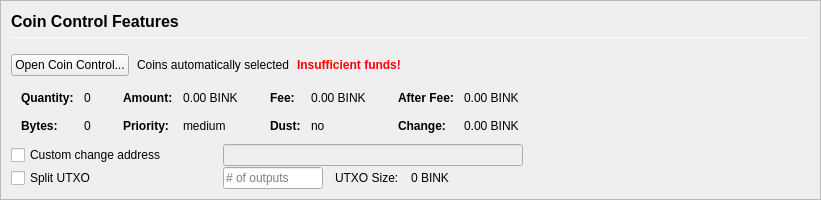
         <widget class="QFrame" name="frameCoinControl">
          <property name="sizePolicy">
           <sizepolicy hsizetype="Expanding" vsizetype="Expanding">
            <horstretch>0</horstretch>
            <verstretch>0</verstretch>
           </sizepolicy>
          </property>
          <property name="maximumSize">
           <size>
            <width>16777215</width>
            <height>16777215</height>
           </size>
          </property>
          <property name="frameShape">
           <enum>QFrame::StyledPanel</enum>
          </property>
          <property name="frameShadow">
           <enum>QFrame::Sunken</enum>
          </property>
          <layout class="QVBoxLayout" name="verticalLayoutCoinControl2">
           <property name="spacing">
            <number>0</number>
           </property>
           <property name="leftMargin">
            <number>0</number>
           </property>
           <property name="topMargin">
            <number>0</number>
           </property>
           <property name="rightMargin">
            <number>0</number>
           </property>
           <property name="bottomMargin">
            <number>0</number>
           </property>
           <item>
            <widget class="QFrame" name="frameCoinControl_BG">
             <layout class="QVBoxLayout" name="verticalLayoutCoinControl" stretch="0,0,0,0,0,0">
              <property name="spacing">
               <number>1</number>
              </property>
              <property name="leftMargin">
               <number>10</number>
              </property>
              <property name="topMargin">
               <number>10</number>
              </property>
              <item>
               <layout class="QHBoxLayout" name="horizontalLayoutCoinControl1">
                <property name="bottomMargin">
                 <number>15</number>
                </property>
                <item>
                 <layout class="QVBoxLayout" name="verticalLayout_3">
                  <property name="spacing">
                   <number>6</number>
                  </property>
                  <item>
                   <widget class="QLabel" name="labelCoinControlFeatures">
                    <property name="sizePolicy">
                     <sizepolicy hsizetype="Preferred" vsizetype="Maximum">
                      <horstretch>0</horstretch>
                      <verstretch>0</verstretch>
                     </sizepolicy>
                    </property>
                    <property name="minimumSize">
                     <size>
                      <width>0</width>
                      <height>20</height>
                     </size>
                    </property>
                    <property name="font">
                     <font>
                      <pointsize>12</pointsize>
                      <weight>75</weight>
                      <bold>true</bold>
                     </font>
                    </property>
                    <property name="styleSheet">
                     <string notr="true">font-weight:bold;</string>
                    </property>
                    <property name="text">
                     <string>Coin Control Features</string>
                    </property>
                   </widget>
                  </item>
                  <item>
                   <widget class="Line" name="line">
                    <property name="minimumSize">
                     <size>
                      <width>0</width>
                      <height>1</height>
                     </size>
                    </property>
                    <property name="maximumSize">
                     <size>
                      <width>16777215</width>
                      <height>1</height>
                     </size>
                    </property>
                    <property name="orientation">
                     <enum>Qt::Horizontal</enum>
                    </property>
                   </widget>
                  </item>
                 </layout>
                </item>
               </layout>
              </item>
              <item>
               <layout class="QHBoxLayout" name="horizontalLayoutCoinControl2" stretch="0,0,0,0">
                <property name="spacing">
                 <number>8</number>
                </property>
                <property name="bottomMargin">
                 <number>10</number>
                </property>
                <item>
                 <widget class="QPushButton" name="pushButtonCoinControl">
                  <property name="styleSheet">
                   <string notr="true"/>
                  </property>
                  <property name="text">
                   <string>Open Coin Control...</string>
                  </property>
                  <property name="autoDefault">
                   <bool>false</bool>
                  </property>
                 </widget>
                </item>
                <item>
                 <widget class="QLabel" name="labelCoinControlAutomaticallySelected">
                  <property name="text">
                   <string>Coins automatically selected</string>
                  </property>
                  <property name="margin">
                   <number>5</number>
                  </property>
                 </widget>
                </item>
                <item>
                 <widget class="QLabel" name="labelCoinControlInsuffFunds">
                  <property name="font">
                   <font>
                    <weight>75</weight>
                    <bold>true</bold>
                   </font>
                  </property>
                  <property name="styleSheet">
                   <string notr="true">color:red;font-weight:bold;</string>
                  </property>
                  <property name="text">
                   <string>Insufficient funds!</string>
                  </property>
                  <property name="margin">
                   <number>5</number>
                  </property>
                 </widget>
                </item>
                <item>
                 <spacer name="horizontalSpacerCoinControl">
                  <property name="orientation">
                   <enum>Qt::Horizontal</enum>
                  </property>
                  <property name="sizeHint" stdset="0">
                   <size>
                    <width>40</width>
                    <height>1</height>
                   </size>
                  </property>
                 </spacer>
                </item>
               </layout>
              </item>
              <item>
               <widget class="QWidget" name="widgetCoinControl" native="true">
                <property name="sizePolicy">
                 <sizepolicy hsizetype="Preferred" vsizetype="Preferred">
                  <horstretch>0</horstretch>
                  <verstretch>0</verstretch>
                 </sizepolicy>
                </property>
                <property name="minimumSize">
                 <size>
                  <width>0</width>
                  <height>0</height>
                 </size>
                </property>
                <property name="styleSheet">
                 <string notr="true"/>
                </property>
                <layout class="QHBoxLayout" name="horizontalLayoutCoinControl5">
                 <property name="leftMargin">
                  <number>0</number>
                 </property>
                 <property name="topMargin">
                  <number>0</number>
                 </property>
                 <property name="rightMargin">
                  <number>0</number>
                 </property>
                 <property name="bottomMargin">
                  <number>0</number>
                 </property>
                 <item>
                  <layout class="QHBoxLayout" name="horizontalLayoutCoinControl3" stretch="0,0,0,1">
                   <property name="spacing">
                    <number>20</number>
                   </property>
                   <property name="topMargin">
                    <number>0</number>
                   </property>
                   <property name="bottomMargin">
                    <number>10</number>
                   </property>
                   <item>
                    <layout class="QFormLayout" name="formLayoutCoinControl1">
                     <property name="horizontalSpacing">
                      <number>10</number>
                     </property>
                     <property name="verticalSpacing">
                      <number>14</number>
                     </property>
                     <property name="leftMargin">
                      <number>10</number>
                     </property>
                     <property name="topMargin">
                      <number>4</number>
                     </property>
                     <property name="rightMargin">
                      <number>6</number>
                     </property>
                     <item row="0" column="0">
                      <widget class="QLabel" name="labelCoinControlQuantityText">
                       <property name="font">
                        <font>
                         <weight>75</weight>
                         <bold>true</bold>
                        </font>
                       </property>
                       <property name="text">
                        <string>Quantity:</string>
                       </property>
                       <property name="margin">
                        <number>0</number>
                       </property>
                      </widget>
                     </item>
                     <item row="0" column="1">
                      <widget class="QLabel" name="labelCoinControlQuantity">
                       <property name="cursor">
                        <cursorShape>IBeamCursor</cursorShape>
                       </property>
                       <property name="contextMenuPolicy">
                        <enum>Qt::ActionsContextMenu</enum>
                       </property>
                       <property name="text">
                        <string notr="true">0</string>
                       </property>
                       <property name="margin">
                        <number>0</number>
                       </property>
                       <property name="textInteractionFlags">
                        <set>Qt::LinksAccessibleByMouse|Qt::TextSelectableByKeyboard|Qt::TextSelectableByMouse</set>
                       </property>
                      </widget>
                     </item>
                     <item row="1" column="0">
                      <widget class="QLabel" name="labelCoinControlBytesText">
                       <property name="font">
                        <font>
                         <weight>75</weight>
                         <bold>true</bold>
                        </font>
                       </property>
                       <property name="text">
                        <string>Bytes:</string>
                       </property>
                      </widget>
                     </item>
                     <item row="1" column="1">
                      <widget class="QLabel" name="labelCoinControlBytes">
                       <property name="cursor">
                        <cursorShape>IBeamCursor</cursorShape>
                       </property>
                       <property name="contextMenuPolicy">
                        <enum>Qt::ActionsContextMenu</enum>
                       </property>
                       <property name="text">
                        <string notr="true">0</string>
                       </property>
                       <property name="textInteractionFlags">
                        <set>Qt::LinksAccessibleByMouse|Qt::TextSelectableByKeyboard|Qt::TextSelectableByMouse</set>
                       </property>
                      </widget>
                     </item>
                    </layout>
                   </item>
                   <item>
                    <layout class="QFormLayout" name="formLayoutCoinControl2">
                     <property name="horizontalSpacing">
                      <number>10</number>
                     </property>
                     <property name="verticalSpacing">
                      <number>14</number>
                     </property>
                     <property name="leftMargin">
                      <number>6</number>
                     </property>
                     <property name="topMargin">
                      <number>4</number>
                     </property>
                     <property name="rightMargin">
                      <number>6</number>
                     </property>
                     <item row="0" column="0">
                      <widget class="QLabel" name="labelCoinControlAmountText">
                       <property name="font">
                        <font>
                         <weight>75</weight>
                         <bold>true</bold>
                        </font>
                       </property>
                       <property name="text">
                        <string>Amount:</string>
                       </property>
                       <property name="margin">
                        <number>0</number>
                       </property>
                      </widget>
                     </item>
                     <item row="0" column="1">
                      <widget class="QLabel" name="labelCoinControlAmount">
                       <property name="cursor">
                        <cursorShape>IBeamCursor</cursorShape>
                       </property>
                       <property name="contextMenuPolicy">
                        <enum>Qt::ActionsContextMenu</enum>
                       </property>
                       <property name="text">
                        <string notr="true">0.00 BINK</string>
                       </property>
                       <property name="textInteractionFlags">
                        <set>Qt::LinksAccessibleByMouse|Qt::TextSelectableByKeyboard|Qt::TextSelectableByMouse</set>
                       </property>
                      </widget>
                     </item>
                     <item row="1" column="0">
                      <widget class="QLabel" name="labelCoinControlPriorityText">
                       <property name="font">
                        <font>
                         <weight>75</weight>
                         <bold>true</bold>
                        </font>
                       </property>
                       <property name="text">
                        <string>Priority:</string>
                       </property>
                      </widget>
                     </item>
                     <item row="1" column="1">
                      <widget class="QLabel" name="labelCoinControlPriority">
                       <property name="cursor">
                        <cursorShape>IBeamCursor</cursorShape>
                       </property>
                       <property name="contextMenuPolicy">
                        <enum>Qt::ActionsContextMenu</enum>
                       </property>
                       <property name="text">
                        <string>medium</string>
                       </property>
                       <property name="textInteractionFlags">
                        <set>Qt::LinksAccessibleByMouse|Qt::TextSelectableByKeyboard|Qt::TextSelectableByMouse</set>
                       </property>
                      </widget>
                     </item>
                    </layout>
                   </item>
                   <item>
                    <layout class="QFormLayout" name="formLayoutCoinControl3">
                     <property name="horizontalSpacing">
                      <number>10</number>
                     </property>
                     <property name="verticalSpacing">
                      <number>14</number>
                     </property>
                     <property name="leftMargin">
                      <number>6</number>
                     </property>
                     <property name="topMargin">
                      <number>4</number>
                     </property>
                     <property name="rightMargin">
                      <number>6</number>
                     </property>
                     <item row="0" column="0">
                      <widget class="QLabel" name="labelCoinControlFeeText">
                       <property name="font">
                        <font>
                         <weight>75</weight>
                         <bold>true</bold>
                        </font>
                       </property>
                       <property name="text">
                        <string>Fee:</string>
                       </property>
                       <property name="margin">
                        <number>0</number>
                       </property>
                      </widget>
                     </item>
                     <item row="0" column="1">
                      <widget class="QLabel" name="labelCoinControlFee">
                       <property name="cursor">
                        <cursorShape>IBeamCursor</cursorShape>
                       </property>
                       <property name="contextMenuPolicy">
                        <enum>Qt::ActionsContextMenu</enum>
                       </property>
                       <property name="text">
                        <string notr="true">0.00 BINK</string>
                       </property>
                       <property name="textInteractionFlags">
                        <set>Qt::LinksAccessibleByMouse|Qt::TextSelectableByKeyboard|Qt::TextSelectableByMouse</set>
                       </property>
                      </widget>
                     </item>
                     <item row="1" column="0">
                      <widget class="QLabel" name="labelCoinControlLowOutputText">
                       <property name="font">
                        <font>
                         <weight>75</weight>
                         <bold>true</bold>
                        </font>
                       </property>
                       <property name="text">
                        <string>Dust:</string>
                       </property>
                      </widget>
                     </item>
                     <item row="1" column="1">
                      <widget class="QLabel" name="labelCoinControlLowOutput">
                       <property name="cursor">
                        <cursorShape>IBeamCursor</cursorShape>
                       </property>
                       <property name="contextMenuPolicy">
                        <enum>Qt::ActionsContextMenu</enum>
                       </property>
                       <property name="text">
                        <string>no</string>
                       </property>
                       <property name="textInteractionFlags">
                        <set>Qt::LinksAccessibleByMouse|Qt::TextSelectableByKeyboard|Qt::TextSelectableByMouse</set>
                       </property>
                      </widget>
                     </item>
                    </layout>
                   </item>
                   <item>
                    <layout class="QFormLayout" name="formLayoutCoinControl4">
                     <property name="horizontalSpacing">
                      <number>10</number>
                     </property>
                     <property name="verticalSpacing">
                      <number>14</number>
                     </property>
                     <property name="leftMargin">
                      <number>6</number>
                     </property>
                     <property name="topMargin">
                      <number>4</number>
                     </property>
                     <property name="rightMargin">
                      <number>6</number>
                     </property>
                     <item row="0" column="0">
                      <widget class="QLabel" name="labelCoinControlAfterFeeText">
                       <property name="font">
                        <font>
                         <weight>75</weight>
                         <bold>true</bold>
                        </font>
                       </property>
                       <property name="text">
                        <string>After Fee:</string>
                       </property>
                       <property name="margin">
                        <number>0</number>
                       </property>
                      </widget>
                     </item>
                     <item row="0" column="1">
                      <widget class="QLabel" name="labelCoinControlAfterFee">
                       <property name="cursor">
                        <cursorShape>IBeamCursor</cursorShape>
                       </property>
                       <property name="contextMenuPolicy">
                        <enum>Qt::ActionsContextMenu</enum>
                       </property>
                       <property name="text">
                        <string notr="true">0.00 BINK</string>
                       </property>
                       <property name="textInteractionFlags">
                        <set>Qt::LinksAccessibleByMouse|Qt::TextSelectableByKeyboard|Qt::TextSelectableByMouse</set>
                       </property>
                      </widget>
                     </item>
                     <item row="1" column="0">
                      <widget class="QLabel" name="labelCoinControlChangeText">
                       <property name="font">
                        <font>
                         <weight>75</weight>
                         <bold>true</bold>
                        </font>
                       </property>
                       <property name="text">
                        <string>Change:</string>
                       </property>
                      </widget>
                     </item>
                     <item row="1" column="1">
                      <widget class="QLabel" name="labelCoinControlChange">
                       <property name="cursor">
                        <cursorShape>IBeamCursor</cursorShape>
                       </property>
                       <property name="contextMenuPolicy">
                        <enum>Qt::ActionsContextMenu</enum>
                       </property>
                       <property name="text">
                        <string notr="true">0.00 BINK</string>
                       </property>
                       <property name="textInteractionFlags">
                        <set>Qt::LinksAccessibleByMouse|Qt::TextSelectableByKeyboard|Qt::TextSelectableByMouse</set>
                       </property>
                      </widget>
                     </item>
                    </layout>
                   </item>
                  </layout>
                 </item>
                </layout>
               </widget>
              </item>
              <item>
               <layout class="QHBoxLayout" name="horizontalLayoutCoinControl4">
                <property name="spacing">
                 <number>12</number>
                </property>
                <property name="sizeConstraint">
                 <enum>QLayout::SetDefaultConstraint</enum>
                </property>
                <property name="topMargin">
                 <number>0</number>
                </property>
                <property name="rightMargin">
                 <number>0</number>
                </property>
                <item>
                 <widget class="QCheckBox" name="checkBoxCoinControlChange">
                  <property name="sizePolicy">
                   <sizepolicy hsizetype="Preferred" vsizetype="Preferred">
                    <horstretch>0</horstretch>
                    <verstretch>0</verstretch>
                   </sizepolicy>
                  </property>
                  <property name="minimumSize">
                   <size>
                    <width>200</width>
                    <height>0</height>
                   </size>
                  </property>
                  <property name="maximumSize">
                   <size>
                    <width>200</width>
                    <height>16777215</height>
                   </size>
                  </property>
                  <property name="toolTip">
                   <string>If this is activated, but the change address is empty or invalid, change will be sent to a newly generated address.</string>
                  </property>
                  <property name="text">
                   <string>Custom change address</string>
                  </property>
                 </widget>
                </item>
                <item>
                 <widget class="QValidatedLineEdit" name="lineEditCoinControlChange">
                  <property name="enabled">
                   <bool>false</bool>
                  </property>
                  <property name="sizePolicy">
                   <sizepolicy hsizetype="Preferred" vsizetype="Preferred">
                    <horstretch>0</horstretch>
                    <verstretch>0</verstretch>
                   </sizepolicy>
                  </property>
                  <property name="minimumSize">
                   <size>
                    <width>300</width>
                    <height>0</height>
                   </size>
                  </property>
                 </widget>
                </item>
                <item>
                 <widget class="QLabel" name="labelCoinControlChangeLabel">
                  <property name="sizePolicy">
                   <sizepolicy hsizetype="Preferred" vsizetype="Preferred">
                    <horstretch>0</horstretch>
                    <verstretch>0</verstretch>
                   </sizepolicy>
                  </property>
                  <property name="minimumSize">
                   <size>
                    <width>100</width>
                    <height>0</height>
                   </size>
                  </property>
                  <property name="text">
                   <string/>
                  </property>
                  <property name="margin">
                   <number>3</number>
                  </property>
                 </widget>
                </item>
               </layout>
              </item>
              <item>
               <layout class="QHBoxLayout" name="horizontalLayoutCoinControl6">
                <property name="spacing">
                 <number>12</number>
                </property>
                <property name="rightMargin">
                 <number>0</number>
                </property>
                <item>
                 <widget class="QCheckBox" name="splitBlockCheckBox">
                  <property name="sizePolicy">
                   <sizepolicy hsizetype="Preferred" vsizetype="Preferred">
                    <horstretch>0</horstretch>
                    <verstretch>0</verstretch>
                   </sizepolicy>
                  </property>
                  <property name="minimumSize">
                   <size>
                    <width>200</width>
                    <height>0</height>
                   </size>
                  </property>
                  <property name="maximumSize">
                   <size>
                    <width>200</width>
                    <height>16777215</height>
                   </size>
                  </property>
                  <property name="text">
                   <string>Split UTXO</string>
                  </property>
                 </widget>
                </item>
                <item>
                 <widget class="QLineEdit" name="splitBlockLineEdit">
                  <property name="sizePolicy">
                   <sizepolicy hsizetype="Preferred" vsizetype="Preferred">
                    <horstretch>50</horstretch>
                    <verstretch>0</verstretch>
                   </sizepolicy>
                  </property>
                  <property name="minimumSize">
                   <size>
                    <width>100</width>
                    <height>0</height>
                   </size>
                  </property>
                  <property name="maximumSize">
                   <size>
                    <width>100</width>
                    <height>16777215</height>
                   </size>
                  </property>
                  <property name="placeholderText">
                   <string># of outputs</string>
                  </property>
                 </widget>
                </item>
                <item>
                 <widget class="QLabel" name="labelBlockSizeText">
                  <property name="text">
                   <string>UTXO Size:</string>
                  </property>
                 </widget>
                </item>
                <item>
                 <widget class="QLabel" name="labelBlockSize">
                  <property name="text">
                   <string>0 BINK</string>
                  </property>
                 </widget>
                </item>
                <item>
                 <spacer name="horizontalSpacer_7">
                  <property name="orientation">
                   <enum>Qt::Horizontal</enum>
                  </property>
                  <property name="sizeHint" stdset="0">
                   <size>
                    <width>40</width>
                    <height>20</height>
                   </size>
                  </property>
                 </spacer>
                </item>
               </layout>
              </item>
              <item>
               <spacer name="verticalSpacerCoinControl">
                <property name="orientation">
                 <enum>Qt::Vertical</enum>
                </property>
                <property name="sizeHint" stdset="0">
                 <size>
                  <width>800</width>
                  <height>1</height>
                 </size>
                </property>
               </spacer>
              </item>
             </layout>
            </widget>
           </item>
          </layout>
         </widget>
